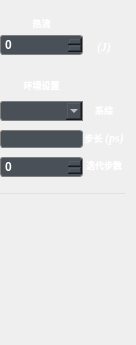
       <widget class="QWidget" name="page_4">
        <property name="geometry">
         <rect>
          <x>0</x>
          <y>0</y>
          <width>136</width>
          <height>345</height>
         </rect>
        </property>
        <attribute name="icon">
         <iconset>
          <selectedon>:/background/热流.png</selectedon>
         </iconset>
        </attribute>
        <attribute name="label">
         <string>热差模拟</string>
        </attribute>
        <layout class="QVBoxLayout" name="verticalLayout_43">
         <property name="leftMargin">
          <number>0</number>
         </property>
         <property name="bottomMargin">
          <number>150</number>
         </property>
         <item>
          <layout class="QVBoxLayout" name="verticalLayout_42">
           <item>
            <layout class="QVBoxLayout" name="verticalLayout_41" stretch="1,2">
             <property name="spacing">
              <number>0</number>
             </property>
             <item>
              <layout class="QHBoxLayout" name="horizontalLayout_23" stretch="2,1">
               <property name="bottomMargin">
                <number>7</number>
               </property>
               <item>
                <layout class="QVBoxLayout" name="verticalLayout_39">
                 <item>
                  <widget class="QLabel" name="label_43">
                   <property name="sizePolicy">
                    <sizepolicy hsizetype="Preferred" vsizetype="Fixed">
                     <horstretch>0</horstretch>
                     <verstretch>0</verstretch>
                    </sizepolicy>
                   </property>
                   <property name="font">
                    <font>
                     <family>微软雅黑</family>
                     <pointsize>7</pointsize>
                     <weight>75</weight>
                     <bold>true</bold>
                    </font>
                   </property>
                   <property name="styleSheet">
                    <string notr="true">color: rgb(255, 255, 255);
</string>
                   </property>
                   <property name="text">
                    <string>热流</string>
                   </property>
                   <property name="alignment">
                    <set>Qt::AlignCenter</set>
                   </property>
                  </widget>
                 </item>
                 <item>
                  <widget class="QSpinBox" name="spinBox_12">
                   <property name="sizePolicy">
                    <sizepolicy hsizetype="Preferred" vsizetype="Fixed">
                     <horstretch>0</horstretch>
                     <verstretch>0</verstretch>
                    </sizepolicy>
                   </property>
                   <property name="font">
                    <font>
                     <family>Arial</family>
                     <weight>75</weight>
                     <bold>true</bold>
                    </font>
                   </property>
                   <property name="styleSheet">
                    <string notr="true">QSpinBox{
	color: rgb(255, 255, 255);
	border: 1px solid gray;
    border-radius: 3px;
    padding: 1px 2px 1px 2px;
    min-width: 3em;
	background-color: #495057;
}

</string>
                   </property>
                  </widget>
                 </item>
                </layout>
               </item>
               <item>
                <layout class="QVBoxLayout" name="verticalLayout_40">
                 <property name="spacing">
                  <number>0</number>
                 </property>
                 <property name="bottomMargin">
                  <number>3</number>
                 </property>
                 <item>
                  <layout class="QHBoxLayout" name="horizontalLayout_22" stretch="1,8,1">
                   <item>
                    <spacer name="horizontalSpacer_19">
                     <property name="orientation">
                      <enum>Qt::Horizontal</enum>
                     </property>
                     <property name="sizeHint" stdset="0">
                      <size>
                       <width>40</width>
                       <height>20</height>
                      </size>
                     </property>
                    </spacer>
                   </item>
                   <item>
                    <widget class="QLabel" name="label_47">
                     <property name="styleSheet">
                      <string notr="true">border-image: url(:/background/热流.png);</string>
                     </property>
                     <property name="text">
                      <string/>
                     </property>
                    </widget>
                   </item>
                   <item>
                    <spacer name="horizontalSpacer_20">
                     <property name="orientation">
                      <enum>Qt::Horizontal</enum>
                     </property>
                     <property name="sizeHint" stdset="0">
                      <size>
                       <width>40</width>
                       <height>20</height>
                      </size>
                     </property>
                    </spacer>
                   </item>
                  </layout>
                 </item>
                 <item>
                  <widget class="QLabel" name="label_44">
                   <property name="sizePolicy">
                    <sizepolicy hsizetype="Preferred" vsizetype="Preferred">
                     <horstretch>0</horstretch>
                     <verstretch>0</verstretch>
                    </sizepolicy>
                   </property>
                   <property name="font">
                    <font>
                     <family>Times New Roman</family>
                     <weight>75</weight>
                     <italic>true</italic>
                     <bold>true</bold>
                    </font>
                   </property>
                   <property name="styleSheet">
                    <string notr="true">color: rgb(255, 255, 255);
</string>
                   </property>
                   <property name="text">
                    <string>(J)</string>
                   </property>
                   <property name="alignment">
                    <set>Qt::AlignCenter</set>
                   </property>
                  </widget>
                 </item>
                </layout>
               </item>
              </layout>
             </item>
             <item>
              <layout class="QHBoxLayout" name="horizontalLayout_21" stretch="2,1">
               <item>
                <layout class="QVBoxLayout" name="verticalLayout_37">
                 <item>
                  <widget class="QLabel" name="label_45">
                   <property name="sizePolicy">
                    <sizepolicy hsizetype="Preferred" vsizetype="Fixed">
                     <horstretch>0</horstretch>
                     <verstretch>0</verstretch>
                    </sizepolicy>
                   </property>
                   <property name="font">
                    <font>
                     <family>微软雅黑</family>
                     <pointsize>7</pointsize>
                     <weight>75</weight>
                     <bold>true</bold>
                    </font>
                   </property>
                   <property name="styleSheet">
                    <string notr="true">color: rgb(255, 255, 255);
</string>
                   </property>
                   <property name="text">
                    <string>环境设置</string>
                   </property>
                   <property name="alignment">
                    <set>Qt::AlignCenter</set>
                   </property>
                  </widget>
                 </item>
                 <item>
                  <widget class="QComboBox" name="comboBox_7">
                   <property name="font">
                    <font>
                     <family>Arial</family>
                     <weight>75</weight>
                     <bold>true</bold>
                    </font>
                   </property>
                   <property name="cursor">
                    <cursorShape>OpenHandCursor</cursorShape>
                   </property>
                   <property name="styleSheet">
                    <string notr="true">QComboBox{
	border: 1px solid gray;
    border-top-left-radius: 3px;
	border-bottom-left-radius: 3px;
    padding: 1px 2px 1px 2px;
    min-width: 3em;
	background-color: #495057;
	color: rgb(255, 255, 255);
}


</string>
                   </property>
                  </widget>
                 </item>
                 <item>
                  <widget class="QLineEdit" name="lineEdit_5">
                   <property name="sizePolicy">
                    <sizepolicy hsizetype="Preferred" vsizetype="Fixed">
                     <horstretch>0</horstretch>
                     <verstretch>0</verstretch>
                    </sizepolicy>
                   </property>
                   <property name="styleSheet">
                    <string notr="true">border: 1px solid gray;
border-radius: 3px;
background-color: #495057;
color: rgb(255, 255, 255);</string>
                   </property>
                  </widget>
                 </item>
                 <item>
                  <widget class="QSpinBox" name="spinBox_11">
                   <property name="sizePolicy">
                    <sizepolicy hsizetype="Preferred" vsizetype="Fixed">
                     <horstretch>0</horstretch>
                     <verstretch>0</verstretch>
                    </sizepolicy>
                   </property>
                   <property name="font">
                    <font>
                     <family>Arial</family>
                     <weight>75</weight>
                     <bold>true</bold>
                    </font>
                   </property>
                   <property name="styleSheet">
                    <string notr="true">QSpinBox{
	color: rgb(255, 255, 255);
	border: 1px solid gray;
    border-radius: 3px;
    padding: 1px 2px 1px 2px;
    min-width: 3em;
	background-color: #495057;
}

</string>
                   </property>
                  </widget>
                 </item>
                </layout>
               </item>
               <item>
                <layout class="QVBoxLayout" name="verticalLayout_38">
                 <property name="bottomMargin">
                  <number>8</number>
                 </property>
                 <item>
                  <layout class="QHBoxLayout" name="horizontalLayout_20" stretch="1,8,1">
                   <item>
                    <spacer name="horizontalSpacer_17">
                     <property name="orientation">
                      <enum>Qt::Horizontal</enum>
                     </property>
                     <property name="sizeHint" stdset="0">
                      <size>
                       <width>40</width>
                       <height>20</height>
                      </size>
                     </property>
                    </spacer>
                   </item>
                   <item>
                    <widget class="QLabel" name="label_46">
                     <property name="styleSheet">
                      <string notr="true">border-image: url(:/background/弛豫类型.png);</string>
                     </property>
                     <property name="text">
                      <string/>
                     </property>
                    </widget>
                   </item>
                   <item>
                    <spacer name="horizontalSpacer_18">
                     <property name="orientation">
                      <enum>Qt::Horizontal</enum>
                     </property>
                     <property name="sizeHint" stdset="0">
                      <size>
                       <width>40</width>
                       <height>20</height>
                      </size>
                     </property>
                    </spacer>
                   </item>
                  </layout>
                 </item>
                 <item>
                  <widget class="QLabel" name="label_39">
                   <property name="sizePolicy">
                    <sizepolicy hsizetype="Preferred" vsizetype="Preferred">
                     <horstretch>0</horstretch>
                     <verstretch>0</verstretch>
                    </sizepolicy>
                   </property>
                   <property name="font">
                    <font>
                     <family>微软雅黑</family>
                     <pointsize>7</pointsize>
                     <weight>75</weight>
                     <bold>true</bold>
                    </font>
                   </property>
                   <property name="styleSheet">
                    <string notr="true">color: rgb(255, 255, 255);
</string>
                   </property>
                   <property name="text">
                    <string>系综</string>
                   </property>
                   <property name="alignment">
                    <set>Qt::AlignCenter</set>
                   </property>
                  </widget>
                 </item>
                 <item>
                  <layout class="QHBoxLayout" name="horizontalLayout_19">
                   <item>
                    <widget class="QLabel" name="label_40">
                     <property name="sizePolicy">
                      <sizepolicy hsizetype="Preferred" vsizetype="Preferred">
                       <horstretch>0</horstretch>
                       <verstretch>0</verstretch>
                      </sizepolicy>
                     </property>
                     <property name="font">
                      <font>
                       <family>微软雅黑</family>
                       <pointsize>7</pointsize>
                       <weight>75</weight>
                       <bold>true</bold>
                      </font>
                     </property>
                     <property name="styleSheet">
                      <string notr="true">color: rgb(255, 255, 255);
</string>
                     </property>
                     <property name="text">
                      <string>步长</string>
                     </property>
                     <property name="alignment">
                      <set>Qt::AlignCenter</set>
                     </property>
                    </widget>
                   </item>
                   <item>
                    <widget class="QLabel" name="label_41">
                     <property name="sizePolicy">
                      <sizepolicy hsizetype="Preferred" vsizetype="Preferred">
                       <horstretch>0</horstretch>
                       <verstretch>0</verstretch>
                      </sizepolicy>
                     </property>
                     <property name="font">
                      <font>
                       <family>Times New Roman</family>
                       <weight>75</weight>
                       <italic>true</italic>
                       <bold>true</bold>
                      </font>
                     </property>
                     <property name="styleSheet">
                      <string notr="true">color: rgb(255, 255, 255);
</string>
                     </property>
                     <property name="text">
                      <string>(ps)</string>
                     </property>
                     <property name="alignment">
                      <set>Qt::AlignCenter</set>
                     </property>
                    </widget>
                   </item>
                  </layout>
                 </item>
                 <item>
                  <widget class="QLabel" name="label_42">
                   <property name="sizePolicy">
                    <sizepolicy hsizetype="Preferred" vsizetype="Preferred">
                     <horstretch>0</horstretch>
                     <verstretch>0</verstretch>
                    </sizepolicy>
                   </property>
                   <property name="font">
                    <font>
                     <family>微软雅黑</family>
                     <pointsize>7</pointsize>
                     <weight>75</weight>
                     <bold>true</bold>
                    </font>
                   </property>
                   <property name="styleSheet">
                    <string notr="true">color: rgb(255, 255, 255);
</string>
                   </property>
                   <property name="text">
                    <string>迭代步数</string>
                   </property>
                   <property name="alignment">
                    <set>Qt::AlignCenter</set>
                   </property>
                  </widget>
                 </item>
                </layout>
               </item>
              </layout>
             </item>
            </layout>
           </item>
           <item>
            <widget class="QFrame" name="frame_7">
             <property name="styleSheet">
              <string notr="true">QFrame {
    color: #dee2e6; /* 修改线条颜色 */

}</string>
             </property>
             <property name="frameShape">
              <enum>QFrame::HLine</enum>
             </property>
             <property name="frameShadow">
              <enum>QFrame::Plain</enum>
             </property>
            </widget>
           </item>
          </layout>
         </item>
        </layout>
       </widget>
